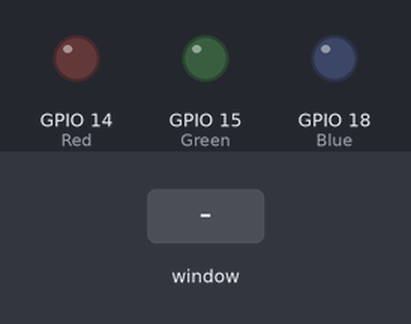
A program run on a simulated Raspberry Pi (BCM pin numbers). Shown: output pins drawn as LEDs (lit = HIGH). Inputs (shaded band) come from the test bench. The desktop window is not drawn, its controls go by their first labels and the mouse button is held 0.15 s. At 5.8 s the program stops and its outputs stay as they are.

Above: at 1.2 s.
1.3 s: control labelled "Turn Red LED On" in the window clicked
At 2.5 s:
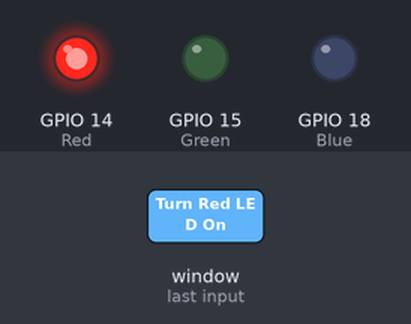
2.8 s: control labelled "Turn Green LED On" in the window clicked
At 3.6 s:
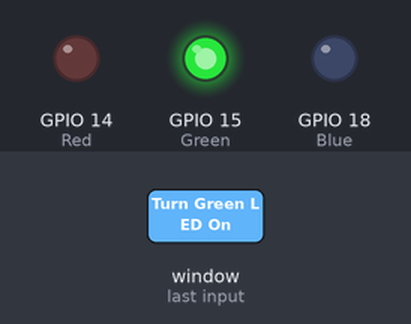
4.3 s: control labelled "Turn Blue LED On" in the window clicked
At 4.8 s:
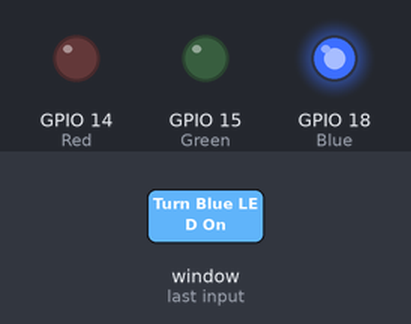
5.8 s: control labelled "Exit" in the window clicked
At 7.0 s:
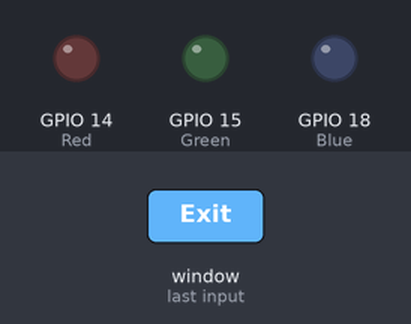
Timing chart, 0 to 7.3 s (numbered marks = the images above; inputs shaded):
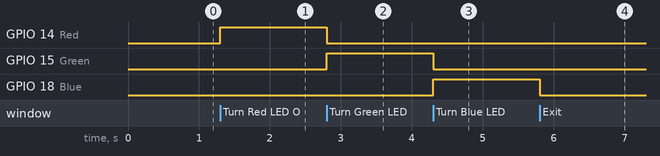

Measured:
- after the input at 1.3 s, GPIO 14 (Red): LOW → HIGH at once
- after the input at 2.8 s, GPIO 14 (Red): HIGH → LOW at once; GPIO 15 (Green): LOW → HIGH at once
- after the input at 4.3 s, GPIO 15 (Green): HIGH → LOW at once; GPIO 18 (Blue): LOW → HIGH at once
- after the input at 5.8 s, GPIO 18 (Blue): HIGH → LOW at once

The program:

LedToggler.py
```python
from tkinter import *
from gpiozero import LED
import RPi.GPIO as GPIO

GPIO.setmode(GPIO.BCM)

## Lights ##
Red = LED(14)
Green = LED(15)
Blue = LED(18)

## Initailse GUI ##
window = Tk()
window.title("Led Toggler")

## Actions ##
def RedLEDToggle():
    Red.on()
    Green.off()
    Blue.off()

def GreenLEDToggle():
    Red.off()
    Green.on()
    Blue.off()

def BlueLEDToggle():
    Red.off()
    Green.off()
    Blue.on()

def close():
    GPIO.cleanup()
    window.destroy()

## Widgets ##
v = IntVar()
RedLedButton = Radiobutton(window, text = "Turn Red LED On", variable=v, value=1, command = RedLEDToggle, height = 2, width = 24)
RedLedButton.grid(row = 0, column = 0)
GreenLedButton = Radiobutton(window, text = "Turn Green LED On", variable=v, value=2, command = GreenLEDToggle, height = 2, width = 24)
GreenLedButton.grid(row = 0, column = 1)
BlueLedButton = Radiobutton(window, text = "Turn Blue LED On", variable=v, value=3, command = BlueLEDToggle, height = 2, width = 24)
BlueLedButton.grid(row = 0, column = 2)

ExitButton = Button(window, text = "Exit", command = close, height = 1, width = 6)
ExitButton.grid(row = 1, column = 3)
window.protocol("WM_DELETE_WINDOW", close)

## Even Handler ##
window.mainloop()
```
